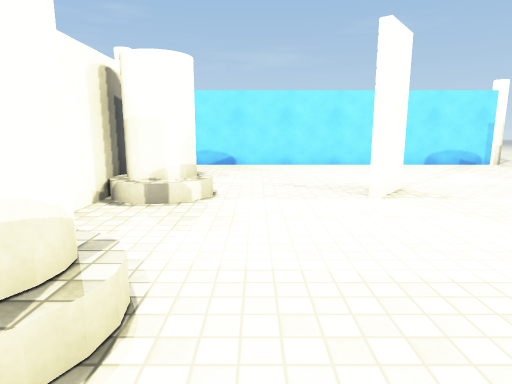
view 1 (above)

18 first-person views from a walk through a scene from a Unity 3-D project. The camera is 1.3 m above the floor, tilts 10° down and sees 75° across. The floor is counted in squares, 1 m on a side. Each view is taken from the middle of a square. On the plan, view 1 faces up. The plan holds only what a view shows up to about 14 squares ahead; the rest is blank. The place goes on beyond the plan. Some animated figures are not drawn. Surface patterns are stand-ins for the level's own textures.

view 2
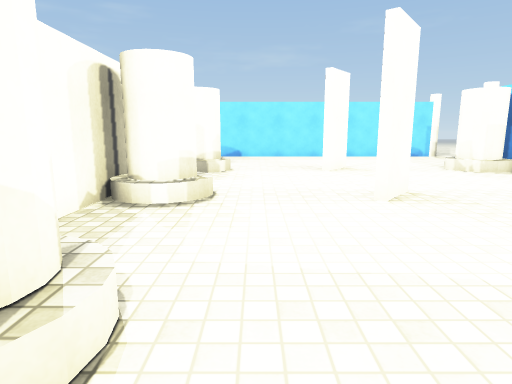

view 3
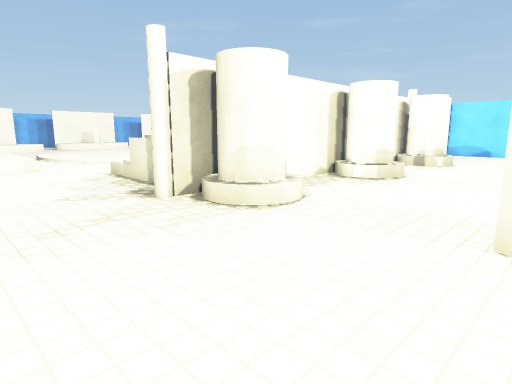

view 4
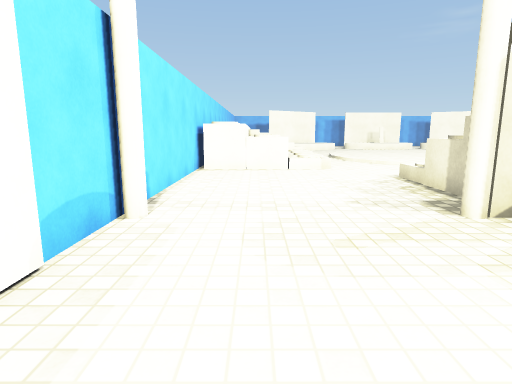

view 5
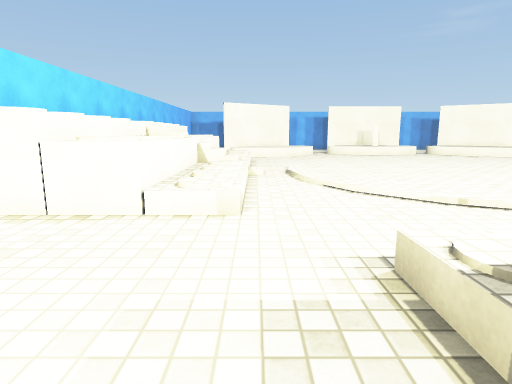

view 6
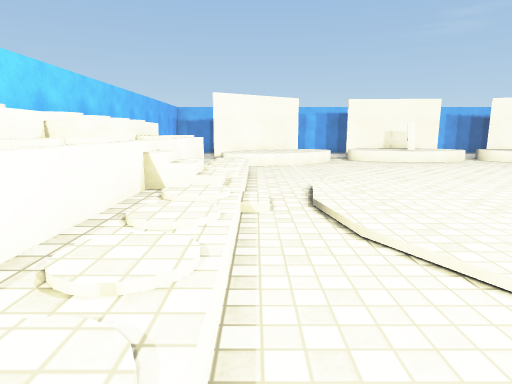

view 7
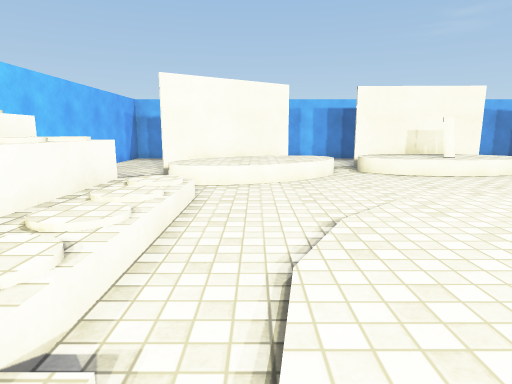

view 8
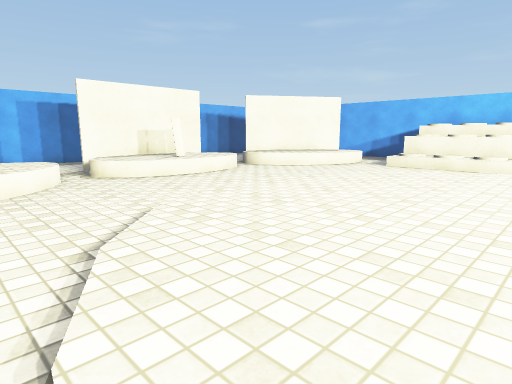

view 9
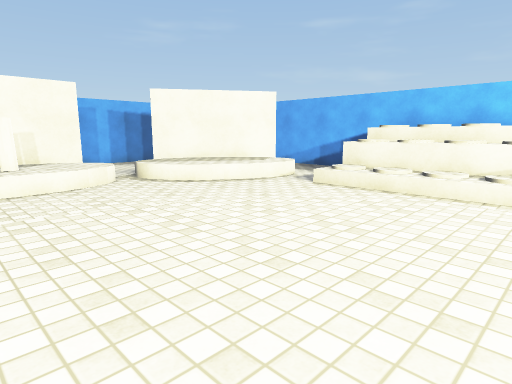

view 10
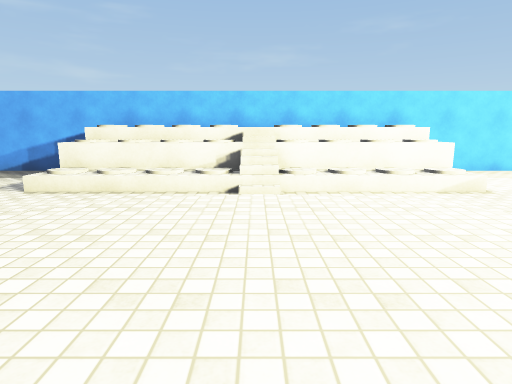

view 11
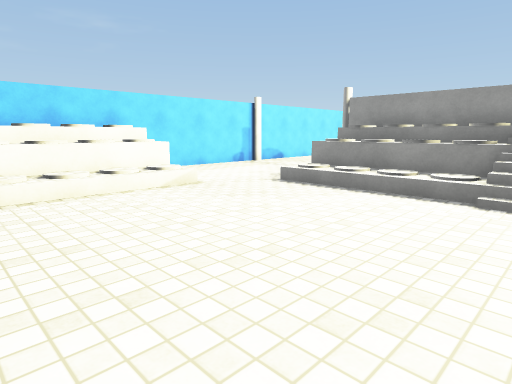

view 12
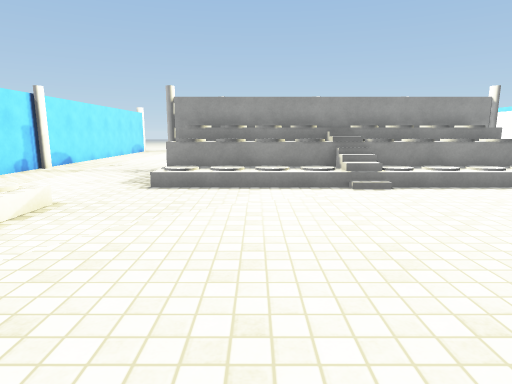

view 13
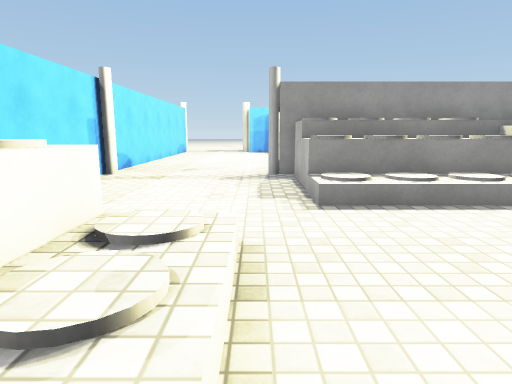

view 14
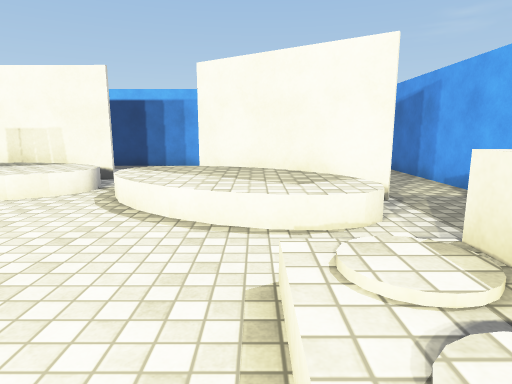

view 15
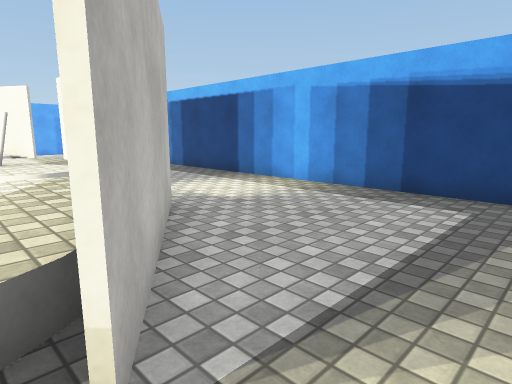

view 16
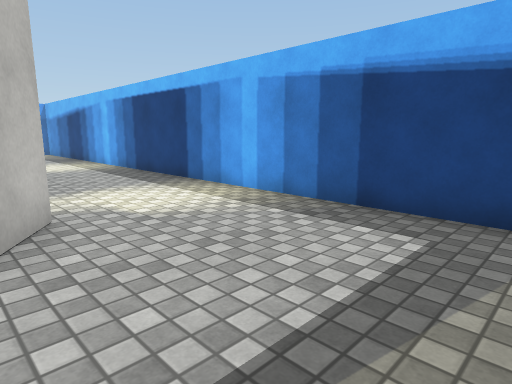

view 17
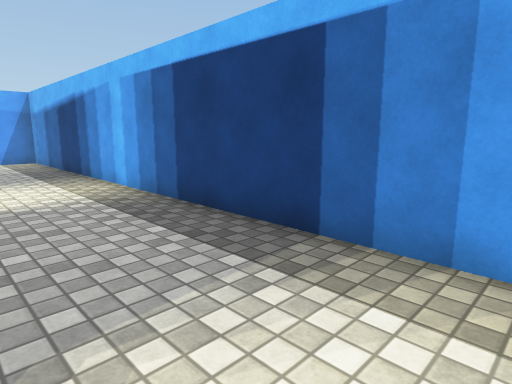

view 18
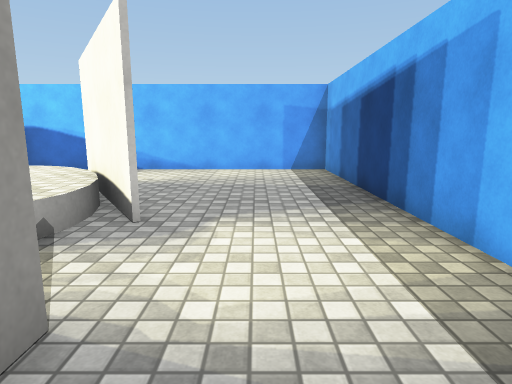

### Floor plan
Key: @ floor where view 1 was taken; # wall or solid block; . main floor; : floor 0.25 m higher than the main floor; + floor 0.5 m higher than the main floor; * floor 1.25 m higher than the main floor; / step, stairs or slope; = window, fence, low wall or low ledge; ^ raised ledge; O other object.
Columns run from 33 left of view 1 to 7 right of it. Each row starts with its distance up from view 1.
 14   ##########^^^^^^^^^^^#######O##########
 13   ........               ............. ..
 12 #..........              ............. ..
 11 #......##/./****///****..................
 10 #.....##++./+++++ +++++..................
  9 #.....#+++.////////////..................
  8 #....##++/...../////.....//=/.OO....#....
  7 #.....++/...../::::://.../+*/ #OO...#...O
  6 #.....//...../::::::::/../+*/ =O.........
  5 #....///..../:::::::::/../+*/ =..........
  4 #....#++....:::::::::::/./+*/ =..........
  3 #....#OO/../:::::::::::/./+*/ #O........
  2 #....#+//../:::::::::::/./O// #OO...#...
  1 #...# ++.../:::::::::::/./  / =O....#..
  0 #...#.+/....:::::::::::/./+ / =..@....
 -1 #.........../:::::::::/../+ / =......
 -2 #...../+/..../:::::::/.../  / =......
 -3 #....#+++/..../:::::/..../+ / #OO...#
 -4 #....##+++......///........=/.#O....#
 -5 #.....#+++......./............O......
 -6 #.....##//  +++++O+++++/.............
 -7 #.......   ======O======............
 -8 #.......               ..............
 -9 #.......               ...........
-10 ############^^^^^^^^^^^###### O##

Positions as (right, up) in squares from view 1, and headings:
1: (0, 0), facing up
2: (0, -5), facing up
3: (3, -8), facing up-left
4: (2, -8), facing left
5: (-5, -5), facing left
6: (-10, -5), facing left
7: (-15, -4), facing left
8: (-16, -4), facing up-left
9: (-16, 1), facing up-left
10: (-16, 1), facing up
11: (-16, 1), facing up-right
12: (-17, 5), facing right
13: (-14, 9), facing right
14: (-19, 9), facing left
15: (-25, 13), facing down-left
16: (-27, 13), facing down-left
17: (-29, 7), facing down-left
18: (-30, 2), facing down
